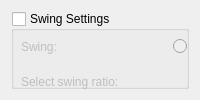
     <widget class="QWidget" name="tab_4">
      <attribute name="title">
       <string>Swing Settings</string>
      </attribute>
      <layout class="QVBoxLayout" name="verticalLayout_4">
       <item>
        <widget class="QGroupBox" name="setSwingBox">
         <property name="title">
          <string>Swing Settings</string>
         </property>
         <property name="checkable">
          <bool>true</bool>
         </property>
         <property name="checked">
          <bool>false</bool>
         </property>
         <widget class="QWidget" name="horizontalLayoutWidget">
          <property name="geometry">
           <rect>
            <x>10</x>
            <y>20</y>
            <width>601</width>
            <height>31</height>
           </rect>
          </property>
          <layout class="QHBoxLayout" name="horizontalLayout_15">
           <item>
            <widget class="QLabel" name="SwingLabel">
             <property name="text">
              <string>Swing:</string>
             </property>
            </widget>
           </item>
           <item>
            <widget class="QRadioButton" name="SwingOff">
             <property name="enabled">
              <bool>false</bool>
             </property>
             <property name="text">
              <string>Off</string>
             </property>
             <property name="checked">
              <bool>false</bool>
             </property>
            </widget>
           </item>
           <item>
            <widget class="QRadioButton" name="swingEighth">
             <property name="enabled">
              <bool>false</bool>
             </property>
             <property name="text">
              <string>Eighth note</string>
             </property>
             <property name="checked">
              <bool>true</bool>
             </property>
            </widget>
           </item>
           <item>
            <widget class="QRadioButton" name="swingSixteenth">
             <property name="enabled">
              <bool>false</bool>
             </property>
             <property name="text">
              <string>Sixteenth note</string>
             </property>
            </widget>
           </item>
          </layout>
         </widget>
         <widget class="QWidget" name="horizontalLayoutWidget_2">
          <property name="geometry">
           <rect>
            <x>10</x>
            <y>50</y>
            <width>601</width>
            <height>41</height>
           </rect>
          </property>
          <layout class="QHBoxLayout" name="horizontalLayout_16">
           <item>
            <widget class="QLabel" name="label_12">
             <property name="text">
              <string>Select swing ratio:</string>
             </property>
            </widget>
           </item>
           <item>
            <widget class="QSpinBox" name="swingBox">
             <property name="enabled">
              <bool>false</bool>
             </property>
             <property name="suffix">
              <string>%</string>
             </property>
             <property name="minimum">
              <number>50</number>
             </property>
             <property name="value">
              <number>60</number>
             </property>
            </widget>
           </item>
          </layout>
         </widget>
        </widget>
       </item>
      </layout>
     </widget>
